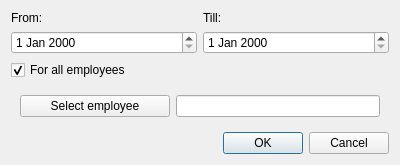
<?xml version="1.0" encoding="UTF-8"?>
<ui version="4.0">
 <class>CalculateWages</class>
 <widget class="QDialog" name="CalculateWages">
  <property name="geometry">
   <rect>
    <x>0</x>
    <y>0</y>
    <width>400</width>
    <height>162</height>
   </rect>
  </property>
  <property name="windowTitle">
   <string>Calculate wages</string>
  </property>
  <property name="locale">
   <locale language="English" country="UnitedStates"/>
  </property>
  <property name="modal">
   <bool>false</bool>
  </property>
  <layout class="QGridLayout" name="gridLayout">
   <property name="leftMargin">
    <number>11</number>
   </property>
   <property name="topMargin">
    <number>11</number>
   </property>
   <property name="rightMargin">
    <number>11</number>
   </property>
   <property name="bottomMargin">
    <number>11</number>
   </property>
   <item row="1" column="0">
    <widget class="QDateEdit" name="startDateEdit"/>
   </item>
   <item row="4" column="0" colspan="2">
    <layout class="QHBoxLayout" name="horizontalLayout">
     <item>
      <spacer name="horizontalSpacer">
       <property name="orientation">
        <enum>Qt::Horizontal</enum>
       </property>
       <property name="sizeHint" stdset="0">
        <size>
         <width>40</width>
         <height>20</height>
        </size>
       </property>
      </spacer>
     </item>
     <item>
      <widget class="QPushButton" name="okBtn">
       <property name="text">
        <string>OK</string>
       </property>
      </widget>
     </item>
     <item>
      <widget class="QPushButton" name="cancelBtn">
       <property name="text">
        <string>Cancel</string>
       </property>
      </widget>
     </item>
    </layout>
   </item>
   <item row="2" column="0" colspan="2">
    <widget class="QCheckBox" name="employeeChkBox">
     <property name="text">
      <string>For all employees</string>
     </property>
     <property name="checked">
      <bool>true</bool>
     </property>
    </widget>
   </item>
   <item row="1" column="1">
    <widget class="QDateEdit" name="endDateEdit"/>
   </item>
   <item row="3" column="0" colspan="2">
    <widget class="QWidget" name="singleEmployeeWidget" native="true">
     <layout class="QHBoxLayout" name="horizontalLayout_2">
      <item>
       <widget class="QPushButton" name="employeeBtn">
        <property name="minimumSize">
         <size>
          <width>150</width>
          <height>0</height>
         </size>
        </property>
        <property name="text">
         <string>Select employee</string>
        </property>
       </widget>
      </item>
      <item>
       <widget class="QLineEdit" name="employeeEdit">
        <property name="toolTip">
         <string>Must not be empty</string>
        </property>
        <property name="readOnly">
         <bool>true</bool>
        </property>
       </widget>
      </item>
     </layout>
    </widget>
   </item>
   <item row="0" column="0">
    <widget class="QLabel" name="startLb">
     <property name="text">
      <string>From:</string>
     </property>
    </widget>
   </item>
   <item row="0" column="1">
    <widget class="QLabel" name="endLb">
     <property name="text">
      <string>Till:</string>
     </property>
    </widget>
   </item>
  </layout>
 </widget>
 <tabstops>
  <tabstop>okBtn</tabstop>
  <tabstop>cancelBtn</tabstop>
 </tabstops>
 <resources/>
 <connections/>
</ui>
